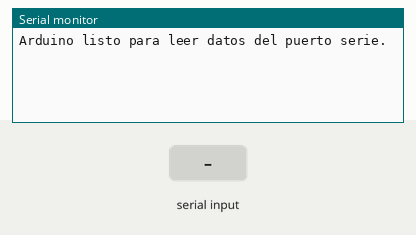
A sketch run on a simulated ESP32. On the bench: the last lines printed to the serial monitor. The inputs (shaded band) are chosen by the test bench.

Above: at 1.2 s.
1.3 s: "1\n" received over Serial
At 2.3 s:
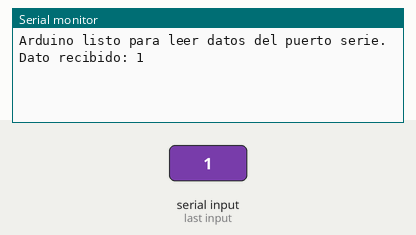
2.8 s: "0\n" received over Serial
At 3.4 s:
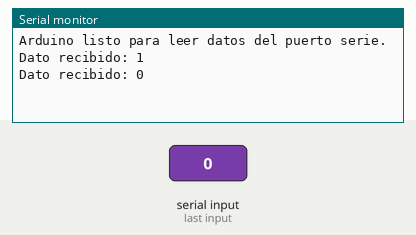
4.3 s: "2\n" received over Serial
At 5.7 s:
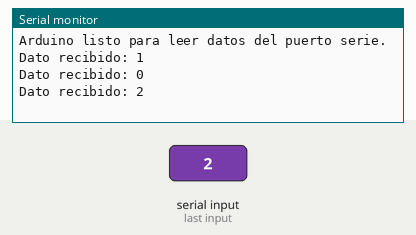

The sketch:

ESP32_LeerSerialArduino.ino
```cpp
void setup() {
  // Inicializamos el puerto serie a 9600 baudios
  Serial.begin(115200);
  while (!Serial) {
    // Esperamos a que se establezca la conexión con el puerto serie
  }
  Serial.println("Arduino listo para leer datos del puerto serie.");
}

void loop() {
  // Verificamos si hay datos disponibles en el puerto serie
  if (Serial.available() > 0) {
    // Leemos el dato recibido
    String inputData = Serial.readStringUntil('\n'); // Lee hasta encontrar un salto de línea
    // Mostramos el dato recibido
    Serial.print("Dato recibido: ");
    Serial.println(inputData);
  }
}
```

Measured:
- after the input at 1.3 s, the serial monitor: prints a new line at once (image 1)
- after the input at 2.8 s, the serial monitor: prints a new line at once (image 2)
- after the input at 4.3 s, the serial monitor: prints a new line at once (image 3)
